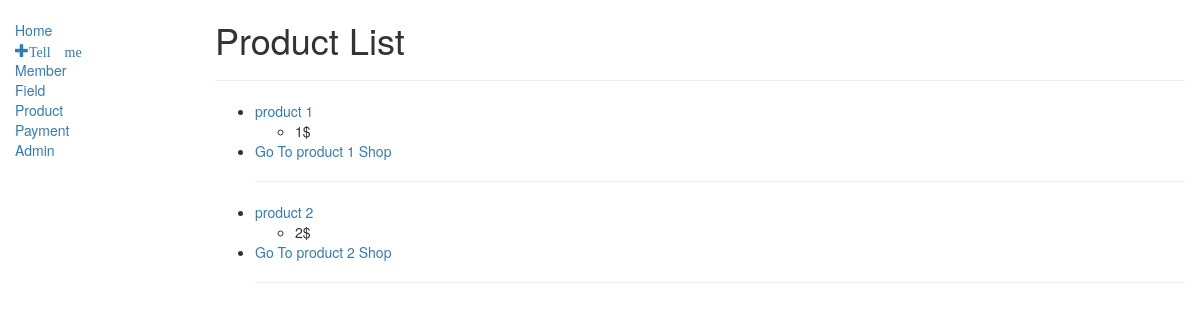
/store/product_list/, run on the app's committed database.
### store/models.py (models this page shows, shortened)
class Product(models.Model):
    name = models.CharField(max_length=100, null=True, blank=True)
    price = models.CharField(max_length=7, null=True, blank=True)
    number = models.IntegerField(null=True, blank=True)
    sold_number = models.IntegerField(default=0, null=True, blank=True)
    img_url = models.TextField(max_length=300, null=True, blank=True)
    """ موجود یا عدم موجودیت کالا """
    STATUS = (
        ('EXIST', 'Exist'),
        ('NOT_EXIST', 'Not_Exist'),
    )
    status = models.CharField(default='EXIST', max_length=9, null=True, blank=True)
    category = models.CharField(max_length=100, null=True, blank=True)

### store/views.py (the view)
# urls.py: path('product_list/', views.ProductLisView.as_view(), name="product_list_url"),
class ProductLisView(generic.ListView):
    model = models.Product
    template_name = 'store/product/product_list.html'

### store/templates/store/product/product_list.html (shortened to what this page needs)
{% extends "base.html" %}
{% block content %}
<h1>Product List</h1>
<hr>
<ul>
    {% for product in object_list %}
    <li><a href="{% url 'store:product_detail_url' product.pk %}">{{product.name}}</a>
        <ul>
            <li>{{product.price}}</li>
        </ul>
    </li>
    <li>
        <a href=" {% url 'store:shopping_form_url' %} ">
            Go To {{product.name}} Shop
        </a>
    </li>
    <hr>
    {% endfor %}
</ul>
{% endblock %}

### data on the page
Product: name "product 1", price "1$"
Product: name "product 2", price "2$"
